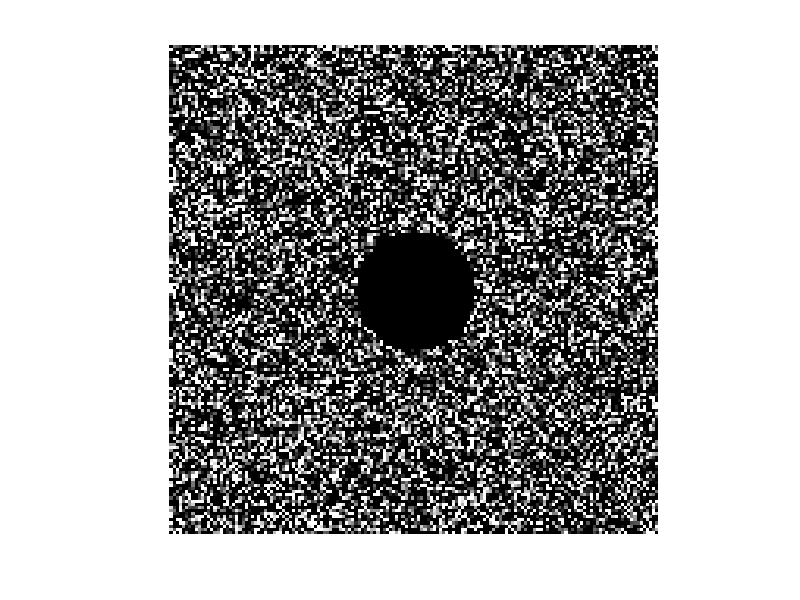
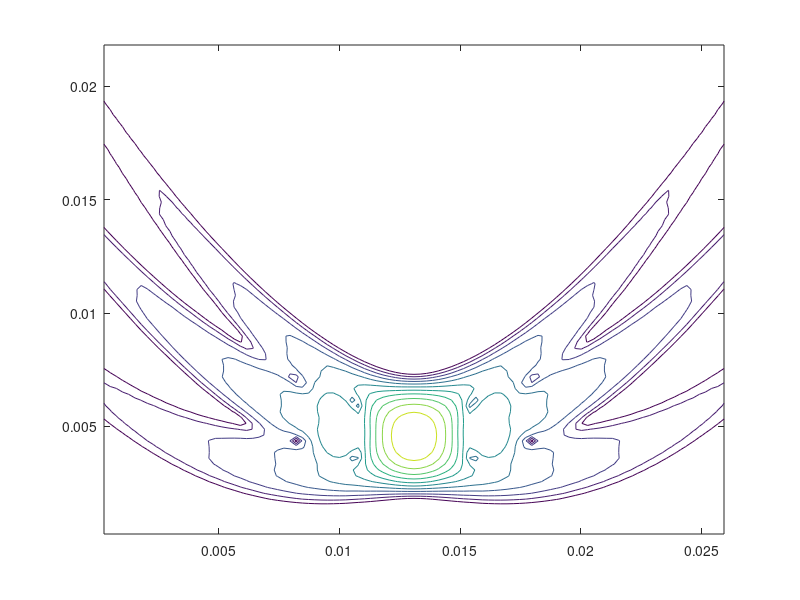

Here is the MATLAB script that generated these plots, in order: (Note: this script raises an error after producing the figures.)
%%
p = load('psf1.mat');
%%
% Contour plot
x_axis = [1:length(p.psf1(1,:))].*p.dx;
z_axis = [1:length(p.psf1(:,1))].*p.dz;
levels = [-11:0].*6.0;
env = abs(hilbert(p.psf1));
envelope = 20 * log10(env / max(env(:)));
figure(1)
contour(x_axis, z_axis, envelope, levels);

%%
p = load('psf2.mat');
%%
% Contour plot
x_axis = [1:length(p.psf2(1,:))].*p.dx;
z_axis = [1:length(p.psf2(:,1))].*p.dz;
levels = [-11:0].*6.0;
env = abs(hilbert(p.psf2));
envelope = 20 * log10(env / max(env(:)));
figure(2)
contour(x_axis, z_axis, envelope, levels);

%%
%Make scatterer map
Nz = round(40/1000/p.dz);
scatter_point_10 = round(10/1000/p.dx);
scatter_point_30 = round(30/1000/p.dx);
Nx = round(40/1000/p.dx);
Nr = round(5/1000/p.dx);
scatter_map = randn(Nz, Nx);
x = ones(Nz,1)*(-Nx/2:Nx/2-1);
z = (-Nz/2:Nz/2-1)'*ones(1,Nx);
outside = sqrt(z.^2 + x.^2) > Nr*ones(Nz, Nx);
scatter_map = scatter_map.*outside;
scatter_map(scatter_point_10, scatter_point_10) = 300.0;
scatter_map(scatter_point_10, scatter_point_30) = 300.0;
scatter_map(scatter_point_30, scatter_point_10) = 300.0;
scatter_map(scatter_point_30, scatter_point_30) = 300.0;
%%
% Add point reflectors.
%%%%%%%%%%%%%%%%%%%%%%%%%%%%%%%%%%%%%%%%%%%%%%%%%%%%%%%%%%%

plt = imshow(scatter_map);
saveas(plt, 'scatter_map.png');

%%
% Do convolution.
conv = conv2(scatter_map, p.psf1);

% Find envelope and scale to dynamic range of 60 dB.
envelope = abs(hilbert(double(conv)));
envelope = envelope /(max(max(envelope)));
envelope = 20 * log10(envelope + eps);
envelope = 127/60 * (envelope + 60);
%envelope(envelope<-60)=-60;
imagesc(envelope);
colormap gray;
axis;


%%
p_2 = load('psf2.mat');
conv = conv2(p_2.psf2, scatter_map);

% Find envelope and scale to dynamic range of 60 dB.
envelope = abs(hilbert(double(conv)));
envelope = envelope /(max(max(envelope)));
envelope = 20 * log10(envelope + eps);
envelope = 127/60 * (envelope + 60);
imagesc(envelope);
colormap gray;
axis;
